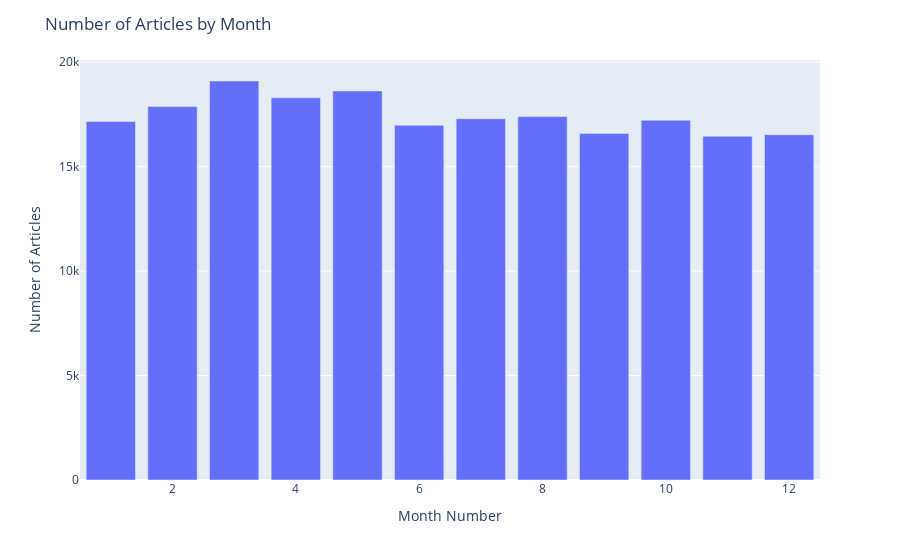

Notebook source saved alongside this figure:
### Code cell
# Visualizing the number of articles trends by month

fig = px.bar(df["month_num"].value_counts().sort_values())

fig.update_layout(
    xaxis_title="Month Number",
    yaxis_title="Number of Articles",
    title="Number of Articles by Month",
    showlegend=False,
)

fig.show()

### Figure 1 — Plotly figure (JSON) as saved in the notebook; plotly's stock layout.template omitted (floating-point values rounded to 4 significant figures)
{"data": [{"alignmentgroup": "True", "hovertemplate": "variable=month_num<br>index=%{x}<br>value=%{y}<extra></extra>", "legendgroup": "month_num", "marker": {"color": "#636efa", "pattern": {"shape": ""}}, "name": "month_num", "offsetgroup": "month_num", "orientation": "v", "showlegend": true, "textposition": "auto", "type": "bar", "x": [11, 12, 9, 6, 1, 10, 7, 8, 2, 4, 5, 3], "xaxis": "x", "y": [16454, 16529, 16589, 16977, 17161, 17221, 17295, 17397, 17875, 18292, 18625, 19099], "yaxis": "y"}], "layout": {"barmode": "relative", "legend": {"title": {"text": "variable"}, "tracegroupgap": 0}, "margin": {"t": 60}, "showlegend": false, "title": {"text": "Number of Articles by Month"}, "xaxis": {"anchor": "y", "domain": [0, 1], "title": {"text": "Month Number"}}, "yaxis": {"anchor": "x", "domain": [0, 1], "title": {"text": "Number of Articles"}}}}
